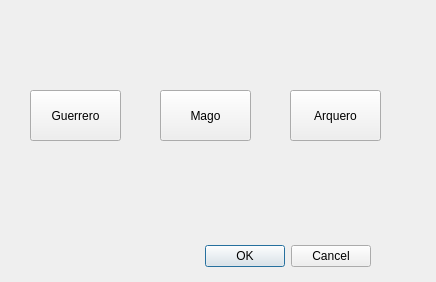
<?xml version="1.0" encoding="UTF-8"?>
<ui version="4.0">
 <class>Dialog</class>
 <widget class="QDialog" name="Dialog">
  <property name="geometry">
   <rect>
    <x>0</x>
    <y>0</y>
    <width>436</width>
    <height>282</height>
   </rect>
  </property>
  <property name="windowTitle">
   <string>Seleccione una clase</string>
  </property>
  <property name="windowIcon">
   <iconset resource="fondo.qrc">
    <normaloff>:/new/prefix1/sword_cross_icon_135139.ico</normaloff>:/new/prefix1/sword_cross_icon_135139.ico</iconset>
  </property>
  <widget class="QDialogButtonBox" name="buttonBox">
   <property name="geometry">
    <rect>
     <x>30</x>
     <y>240</y>
     <width>341</width>
     <height>32</height>
    </rect>
   </property>
   <property name="orientation">
    <enum>Qt::Horizontal</enum>
   </property>
   <property name="standardButtons">
    <set>QDialogButtonBox::Cancel|QDialogButtonBox::Ok</set>
   </property>
  </widget>
  <widget class="QPushButton" name="Guerrero">
   <property name="geometry">
    <rect>
     <x>30</x>
     <y>90</y>
     <width>91</width>
     <height>51</height>
    </rect>
   </property>
   <property name="text">
    <string>Guerrero</string>
   </property>
  </widget>
  <widget class="QPushButton" name="Mago">
   <property name="geometry">
    <rect>
     <x>160</x>
     <y>90</y>
     <width>91</width>
     <height>51</height>
    </rect>
   </property>
   <property name="text">
    <string>Mago</string>
   </property>
  </widget>
  <widget class="QPushButton" name="Arquero">
   <property name="geometry">
    <rect>
     <x>290</x>
     <y>90</y>
     <width>91</width>
     <height>51</height>
    </rect>
   </property>
   <property name="text">
    <string>Arquero</string>
   </property>
  </widget>
 </widget>
 <resources>
  <include location="fondo.qrc"/>
 </resources>
 <connections>
  <connection>
   <sender>buttonBox</sender>
   <signal>accepted()</signal>
   <receiver>Dialog</receiver>
   <slot>accept()</slot>
   <hints>
    <hint type="sourcelabel">
     <x>248</x>
     <y>254</y>
    </hint>
    <hint type="destinationlabel">
     <x>157</x>
     <y>274</y>
    </hint>
   </hints>
  </connection>
  <connection>
   <sender>buttonBox</sender>
   <signal>rejected()</signal>
   <receiver>Dialog</receiver>
   <slot>reject()</slot>
   <hints>
    <hint type="sourcelabel">
     <x>316</x>
     <y>260</y>
    </hint>
    <hint type="destinationlabel">
     <x>286</x>
     <y>274</y>
    </hint>
   </hints>
  </connection>
 </connections>
</ui>
